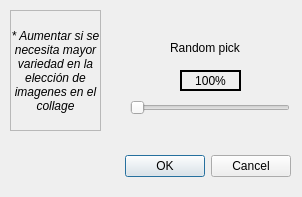
<?xml version="1.0" encoding="UTF-8"?>
<ui version="4.0">
 <class>RandomPickDialog</class>
 <widget class="QDialog" name="RandomPickDialog">
  <property name="geometry">
   <rect>
    <x>0</x>
    <y>0</y>
    <width>302</width>
    <height>197</height>
   </rect>
  </property>
  <property name="minimumSize">
   <size>
    <width>302</width>
    <height>197</height>
   </size>
  </property>
  <property name="windowTitle">
   <string>Dialog</string>
  </property>
  <widget class="QLabel" name="label_3">
   <property name="geometry">
    <rect>
     <x>10</x>
     <y>10</y>
     <width>91</width>
     <height>121</height>
    </rect>
   </property>
   <property name="palette">
    <palette>
     <active>
      <colorrole role="Text">
       <brush brushstyle="SolidPattern">
        <color alpha="255">
         <red>0</red>
         <green>0</green>
         <blue>0</blue>
        </color>
       </brush>
      </colorrole>
     </active>
     <inactive>
      <colorrole role="Text">
       <brush brushstyle="SolidPattern">
        <color alpha="255">
         <red>0</red>
         <green>0</green>
         <blue>0</blue>
        </color>
       </brush>
      </colorrole>
     </inactive>
     <disabled/>
    </palette>
   </property>
   <property name="font">
    <font>
     <italic>true</italic>
     <strikeout>false</strikeout>
     <fontweight>Light</fontweight>
    </font>
   </property>
   <property name="frameShape">
    <enum>QFrame::Shape::StyledPanel</enum>
   </property>
   <property name="text">
    <string>* Aumentar si se necesita mayor variedad en la elección de imagenes en el collage</string>
   </property>
   <property name="alignment">
    <set>Qt::AlignmentFlag::AlignCenter</set>
   </property>
   <property name="wordWrap">
    <bool>true</bool>
   </property>
  </widget>
  <widget class="QDialogButtonBox" name="buttonBox">
   <property name="geometry">
    <rect>
     <x>70</x>
     <y>150</y>
     <width>221</width>
     <height>32</height>
    </rect>
   </property>
   <property name="orientation">
    <enum>Qt::Orientation::Horizontal</enum>
   </property>
   <property name="standardButtons">
    <set>QDialogButtonBox::StandardButton::Cancel|QDialogButtonBox::StandardButton::Ok</set>
   </property>
  </widget>
  <widget class="QSlider" name="horizontalSlider">
   <property name="geometry">
    <rect>
     <x>130</x>
     <y>100</y>
     <width>160</width>
     <height>16</height>
    </rect>
   </property>
   <property name="orientation">
    <enum>Qt::Orientation::Horizontal</enum>
   </property>
  </widget>
  <widget class="QLabel" name="label">
   <property name="geometry">
    <rect>
     <x>170</x>
     <y>40</y>
     <width>81</width>
     <height>16</height>
    </rect>
   </property>
   <property name="text">
    <string>Random pick</string>
   </property>
  </widget>
  <widget class="QLabel" name="percentageLabel">
   <property name="geometry">
    <rect>
     <x>180</x>
     <y>70</y>
     <width>61</width>
     <height>21</height>
    </rect>
   </property>
   <property name="frameShape">
    <enum>QFrame::Shape::WinPanel</enum>
   </property>
   <property name="text">
    <string>100%</string>
   </property>
   <property name="alignment">
    <set>Qt::AlignmentFlag::AlignCenter</set>
   </property>
  </widget>
 </widget>
 <resources/>
 <connections>
  <connection>
   <sender>buttonBox</sender>
   <signal>accepted()</signal>
   <receiver>RandomPickDialog</receiver>
   <slot>accept()</slot>
   <hints>
    <hint type="sourcelabel">
     <x>180</x>
     <y>165</y>
    </hint>
    <hint type="destinationlabel">
     <x>150</x>
     <y>98</y>
    </hint>
   </hints>
  </connection>
  <connection>
   <sender>buttonBox</sender>
   <signal>rejected()</signal>
   <receiver>RandomPickDialog</receiver>
   <slot>reject()</slot>
   <hints>
    <hint type="sourcelabel">
     <x>180</x>
     <y>165</y>
    </hint>
    <hint type="destinationlabel">
     <x>150</x>
     <y>98</y>
    </hint>
   </hints>
  </connection>
 </connections>
</ui>
